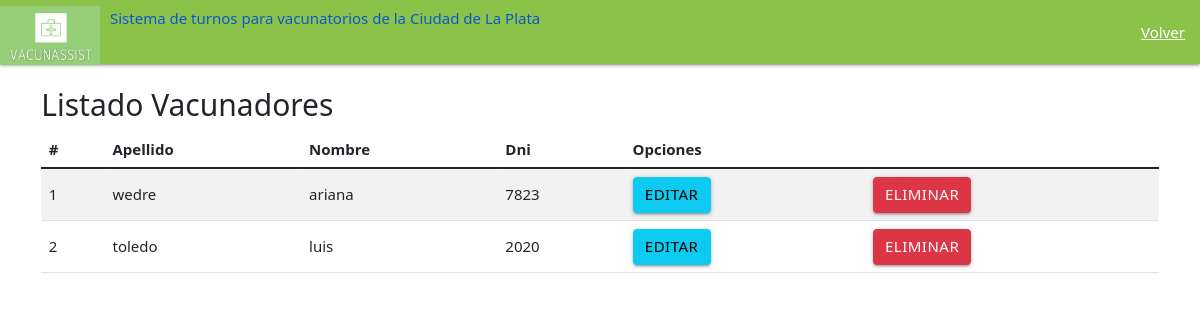
The app's page /eliminarVacunador/, older data.
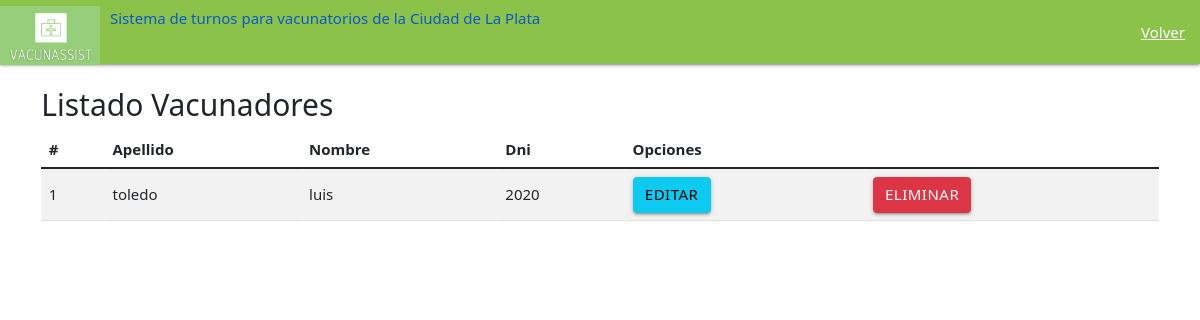
The same page, newer data.
### main/models.py (models this page shows, shortened)
class Vacunador(models.Model):
    vacunador_nombre= models.CharField(max_length=200)
    vacunador_apellido= models.CharField(max_length=20)
    vacunador_fechaNac= models.DateTimeField("fecha nacimiento")
    vacunador_zona= models.CharField(max_length=200)
    vacunador_dni= models.IntegerField()
    vacunador_email= models.EmailField(max_length=254)
    codigo= models.IntegerField()
    contraseña = models.CharField(max_length=200)

### main/views.py (the view)
# urls.py: path('eliminarVacunador/', views.eliminarVacunador, name= 'eliminarVacunador' ),
def eliminarVacunador(request):
    administradorList= Vacunador.objects.all()
    return render(request, "main/eliminarVacunador.html",{"administradores" : administradorList})

### main/templates/main/eliminarVacunador.html (shortened to what this page needs)
<!DOCTYPE html>
{% load static %}
<html lang="en" dir="ltr">
  <head>
        <link rel="stylesheet" href="https://cdnjs.cloudflare.com/ajax/libs/materialize/1.0.0/css/materialize.min.css">
        <link type='text/css' href="{% static 'css/estilo.css' %}" rel="stylesheet" />
    <link href="https://cdn.jsdelivr.net/npm/bootstrap@5.1.3/dist/css/bootstrap.min.css" rel="stylesheet">
    <nav>
        <div class="nav-wrapper  light-green">
          <a href="/" class="brand-logo">
            <img src="{% static 'imagenes/Logo_VacunAssist_recortado.png' %}" class="img-fluid" width="100" height="66">
          <div class="right"  style="margin: 9px 0px 0px 10px">
            <h6>Sistema de turnos para vacunatorios de la Ciudad de La Plata</h6>
            </div>
          </a>
          <ul id="nav-mobile" class="right hide-on-med">
            <li><a href="/inicio_admin/">Volver</a></li>
          </ul>
        </div>
      </nav>
      <body>
        <div class="container py-4">
          <div class="row">
            <div class="col-md-12">
              <h2>Listado Vacunadores</h2>
<div class="table-responsive">
    <table class="table table-striped">
      <thead>
        <tr>
          <th>#</th>
          <th>Apellido</th>
          <th>Nombre</th>
          <th>Dni</th>
          <th colspan="2">Opciones</th>
      </thead>
      <tbody>
        {% for c in administradores %}
        <tr>
          <td>{{forloop.counter}}</td>
          <td>{{c.vacunador_apellido}} </td>
          <td> {{c.vacunador_nombre}}</td>
          <td>{{c.vacunador_dni}}</td>
          <td><a href="edicionVacunadores/{{c.dni}}" class="btn btn-block btn-info">Editar</a></td>
          <td><a href="/eliminar_Admin/{{c.vacunador_dni}}/{{c.vacunador_nombre}}" class="btn btn-block btn-danger">Eliminar</a></td>
        </tr>
        {% endfor%}
      </tbody>
    </table>
      </body>

Row changes from the older to the newer data that the page shows:
removed Vacunador: vacunador_apellido "wedre", vacunador_nombre "ariana", vacunador_dni "7823"
